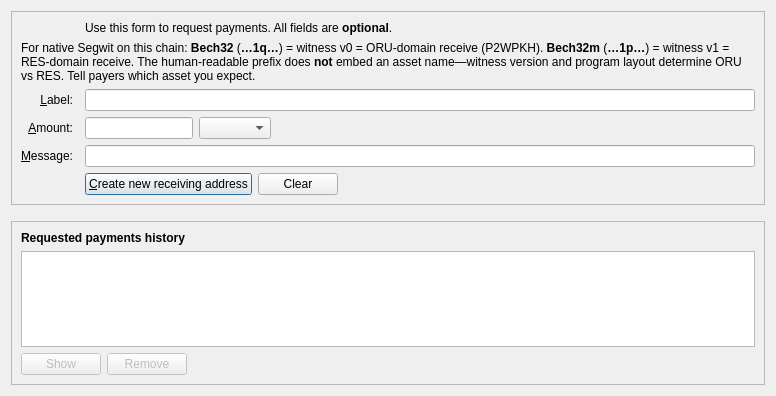
<?xml version="1.0" encoding="UTF-8"?>
<ui version="4.0">
 <class>ReceiveCoinsDialog</class>
 <widget class="QDialog" name="ReceiveCoinsDialog">
  <property name="geometry">
   <rect>
    <x>0</x>
    <y>0</y>
    <width>776</width>
    <height>396</height>
   </rect>
  </property>
  <layout class="QVBoxLayout" name="verticalLayout" stretch="0,0,1">
   <item>
    <widget class="QFrame" name="frame2">
     <property name="sizePolicy">
      <sizepolicy hsizetype="Preferred" vsizetype="Expanding">
       <horstretch>0</horstretch>
       <verstretch>0</verstretch>
      </sizepolicy>
     </property>
     <property name="frameShape">
      <enum>QFrame::StyledPanel</enum>
     </property>
     <property name="frameShadow">
      <enum>QFrame::Sunken</enum>
     </property>
     <layout class="QVBoxLayout" name="verticalLayout_3">
      <item>
       <layout class="QGridLayout" name="gridLayout">
        <item row="5" column="0">
         <widget class="QLabel" name="label">
          <property name="toolTip">
           <string>An optional amount to request. Leave this empty or zero to not request a specific amount.</string>
          </property>
          <property name="text">
           <string>&amp;Amount:</string>
          </property>
          <property name="alignment">
           <set>Qt::AlignRight|Qt::AlignTrailing|Qt::AlignVCenter</set>
          </property>
          <property name="buddy">
           <cstring>reqAmount</cstring>
          </property>
         </widget>
        </item>
        <item row="6" column="0">
         <widget class="QLabel" name="label_3">
          <property name="toolTip">
           <string>An optional message to attach to the payment request, which will be displayed when the request is opened. Note: The message will not be sent with the payment over the Rigor network.</string>
          </property>
          <property name="text">
           <string>&amp;Message:</string>
          </property>
          <property name="alignment">
           <set>Qt::AlignRight|Qt::AlignTrailing|Qt::AlignVCenter</set>
          </property>
          <property name="buddy">
           <cstring>reqMessage</cstring>
          </property>
         </widget>
        </item>
        <item row="4" column="2">
         <widget class="QLineEdit" name="reqLabel">
          <property name="toolTip">
           <string>An optional label to associate with the new receiving address (used by you to identify an invoice).  It is also attached to the payment request.</string>
          </property>
         </widget>
        </item>
        <item row="2" column="2">
         <widget class="QLabel" name="label_5">
          <property name="text">
           <string>Use this form to request payments. All fields are &lt;b&gt;optional&lt;/b&gt;.</string>
          </property>
         </widget>
        </item>
        <item row="3" column="0" colspan="3">
         <widget class="QLabel" name="labelReceiveAssetNote">
          <property name="wordWrap">
           <bool>true</bool>
          </property>
          <property name="text">
           <string>For native Segwit on this chain: &lt;b&gt;Bech32&lt;/b&gt; (&lt;b&gt;…1q…&lt;/b&gt;) = witness v0 = ORU-domain receive (P2WPKH). &lt;b&gt;Bech32m&lt;/b&gt; (&lt;b&gt;…1p…&lt;/b&gt;) = witness v1 = RES-domain receive. The human-readable prefix does &lt;b&gt;not&lt;/b&gt; embed an asset name—witness version and program layout determine ORU vs RES. Tell payers which asset you expect.</string>
          </property>
         </widget>
        </item>
        <item row="4" column="0">
         <widget class="QLabel" name="label_2">
          <property name="toolTip">
           <string>An optional label to associate with the new receiving address.</string>
          </property>
          <property name="text">
           <string>&amp;Label:</string>
          </property>
          <property name="alignment">
           <set>Qt::AlignRight|Qt::AlignTrailing|Qt::AlignVCenter</set>
          </property>
          <property name="buddy">
           <cstring>reqLabel</cstring>
          </property>
         </widget>
        </item>
        <item row="6" column="2">
         <widget class="QLineEdit" name="reqMessage">
          <property name="toolTip">
           <string>An optional message that is attached to the payment request and may be displayed to the sender.</string>
          </property>
         </widget>
        </item>
        <item row="7" column="2">
         <layout class="QHBoxLayout" name="horizontalLayout">
          <item>
           <widget class="QPushButton" name="receiveButton">
            <property name="minimumSize">
             <size>
              <width>150</width>
              <height>0</height>
             </size>
            </property>
            <property name="text">
             <string>&amp;Create new receiving address</string>
            </property>
            <property name="icon">
             <iconset resource="../rigor.qrc">
              <normaloff>:/icons/receiving_addresses</normaloff>:/icons/receiving_addresses</iconset>
            </property>
            <property name="autoDefault">
             <bool>false</bool>
            </property>
            <property name="default">
             <bool>true</bool>
            </property>
           </widget>
          </item>
          <item>
           <widget class="QPushButton" name="clearButton">
            <property name="sizePolicy">
             <sizepolicy hsizetype="Minimum" vsizetype="Fixed">
              <horstretch>0</horstretch>
              <verstretch>0</verstretch>
             </sizepolicy>
            </property>
            <property name="toolTip">
             <string>Clear all fields of the form.</string>
            </property>
            <property name="text">
             <string>Clear</string>
            </property>
            <property name="icon">
             <iconset resource="../rigor.qrc">
              <normaloff>:/icons/remove</normaloff>:/icons/remove</iconset>
            </property>
            <property name="autoDefault">
             <bool>false</bool>
            </property>
           </widget>
          </item>
          <item>
           <spacer name="horizontalSpacer">
            <property name="orientation">
             <enum>Qt::Horizontal</enum>
            </property>
            <property name="sizeHint" stdset="0">
             <size>
              <width>40</width>
              <height>20</height>
             </size>
            </property>
           </spacer>
          </item>
         </layout>
        </item>
        <item row="7" column="0">
         <widget class="QLabel" name="label_7">
          <property name="text">
           <string/>
          </property>
         </widget>
        </item>
        <item row="5" column="2">
         <layout class="QHBoxLayout" name="horizontalLayout_6">
          <item>
           <widget class="BitcoinAmountField" name="reqAmount">
            <property name="sizePolicy">
             <sizepolicy hsizetype="Fixed" vsizetype="Fixed">
              <horstretch>0</horstretch>
              <verstretch>0</verstretch>
             </sizepolicy>
            </property>
            <property name="minimumSize">
             <size>
              <width>80</width>
              <height>0</height>
             </size>
            </property>
            <property name="maximumSize">
             <size>
              <width>1000</width>
              <height>100</height>
             </size>
            </property>
            <property name="toolTip">
             <string>An optional amount to request. Leave this empty or zero to not request a specific amount.</string>
            </property>
           </widget>
          </item>
          <item>
           <widget class="QComboBox" name="addressType">
            <property name="sizePolicy">
             <sizepolicy hsizetype="Fixed" vsizetype="Fixed">
              <horstretch>0</horstretch>
              <verstretch>0</verstretch>
             </sizepolicy>
            </property>
            <property name="maximumSize">
             <size>
              <width>1000</width>
              <height>16777215</height>
             </size>
            </property>
            <property name="focusPolicy">
             <enum>Qt::StrongFocus</enum>
            </property>
           </widget>
          </item>
          <item>
           <spacer name="horizontalSpacer_3">
            <property name="orientation">
             <enum>Qt::Horizontal</enum>
            </property>
            <property name="sizeHint" stdset="0">
             <size>
              <width>0</width>
              <height>0</height>
             </size>
            </property>
           </spacer>
          </item>
         </layout>
        </item>
       </layout>
      </item>
     </layout>
    </widget>
   </item>
   <item>
    <spacer name="verticalSpacer_2">
     <property name="orientation">
      <enum>Qt::Vertical</enum>
     </property>
     <property name="sizeHint" stdset="0">
      <size>
       <width>20</width>
       <height>10</height>
      </size>
     </property>
    </spacer>
   </item>
   <item>
    <widget class="QFrame" name="frame">
     <property name="sizePolicy">
      <sizepolicy hsizetype="Preferred" vsizetype="Expanding">
       <horstretch>0</horstretch>
       <verstretch>0</verstretch>
      </sizepolicy>
     </property>
     <property name="frameShape">
      <enum>QFrame::StyledPanel</enum>
     </property>
     <property name="frameShadow">
      <enum>QFrame::Raised</enum>
     </property>
     <layout class="QVBoxLayout" name="verticalLayout_2">
      <item>
       <widget class="QLabel" name="label_6">
        <property name="font">
         <font>
          <weight>75</weight>
          <bold>true</bold>
         </font>
        </property>
        <property name="text">
         <string>Requested payments history</string>
        </property>
       </widget>
      </item>
      <item>
       <widget class="QTableView" name="recentRequestsView">
        <property name="contextMenuPolicy">
         <enum>Qt::CustomContextMenu</enum>
        </property>
        <property name="tabKeyNavigation">
         <bool>false</bool>
        </property>
        <property name="sortingEnabled">
         <bool>true</bool>
        </property>
       </widget>
      </item>
      <item>
       <layout class="QHBoxLayout" name="horizontalLayout_2">
        <item>
         <widget class="QPushButton" name="showRequestButton">
          <property name="enabled">
           <bool>false</bool>
          </property>
          <property name="toolTip">
           <string>Show the selected request (does the same as double clicking an entry)</string>
          </property>
          <property name="text">
           <string>Show</string>
          </property>
          <property name="icon">
           <iconset resource="../rigor.qrc">
            <normaloff>:/icons/eye</normaloff>:/icons/eye</iconset>
          </property>
          <property name="autoDefault">
           <bool>false</bool>
          </property>
         </widget>
        </item>
        <item>
         <widget class="QPushButton" name="removeRequestButton">
          <property name="enabled">
           <bool>false</bool>
          </property>
          <property name="toolTip">
           <string>Remove the selected entries from the list</string>
          </property>
          <property name="text">
           <string>Remove</string>
          </property>
          <property name="icon">
           <iconset resource="../rigor.qrc">
            <normaloff>:/icons/remove</normaloff>:/icons/remove</iconset>
          </property>
          <property name="autoDefault">
           <bool>false</bool>
          </property>
         </widget>
        </item>
        <item>
         <spacer name="horizontalSpacer_2">
          <property name="orientation">
           <enum>Qt::Horizontal</enum>
          </property>
          <property name="sizeHint" stdset="0">
           <size>
            <width>40</width>
            <height>20</height>
           </size>
          </property>
         </spacer>
        </item>
       </layout>
      </item>
     </layout>
    </widget>
   </item>
  </layout>
 </widget>
 <customwidgets>
  <customwidget>
   <class>BitcoinAmountField</class>
   <extends>QLineEdit</extends>
   <header>qt/bitcoinamountfield.h</header>
   <container>1</container>
  </customwidget>
 </customwidgets>
 <tabstops>
  <tabstop>reqLabel</tabstop>
  <tabstop>reqAmount</tabstop>
  <tabstop>addressType</tabstop>
  <tabstop>reqMessage</tabstop>
  <tabstop>receiveButton</tabstop>
  <tabstop>clearButton</tabstop>
  <tabstop>recentRequestsView</tabstop>
  <tabstop>showRequestButton</tabstop>
  <tabstop>removeRequestButton</tabstop>
 </tabstops>
 <resources>
  <include location="../rigor.qrc"/>
 </resources>
 <connections/>
</ui>
